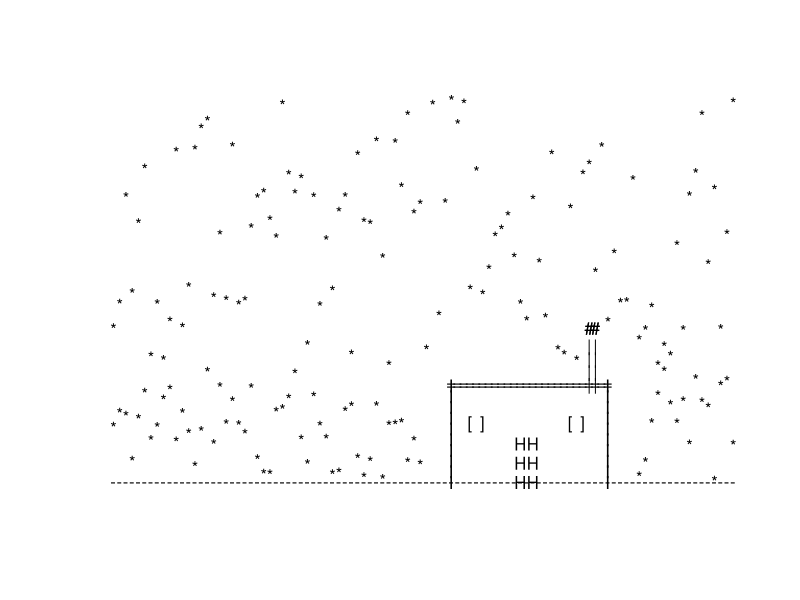
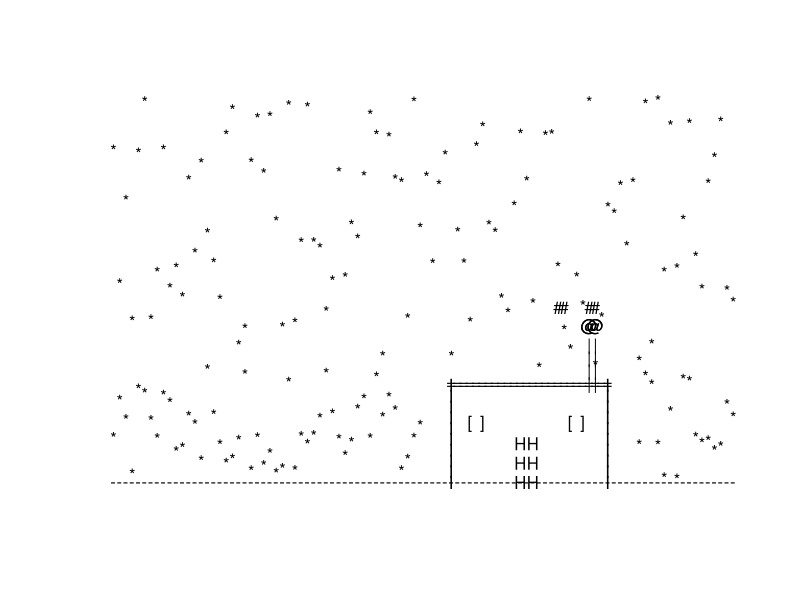
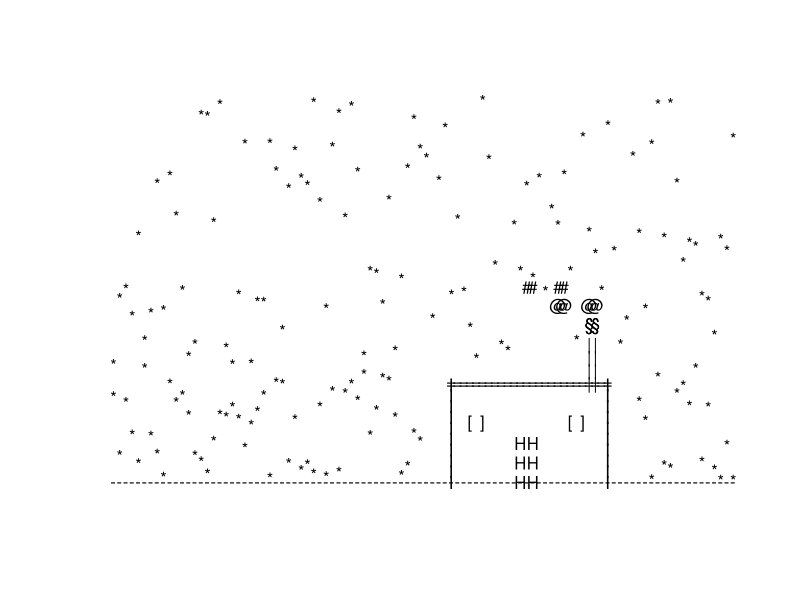
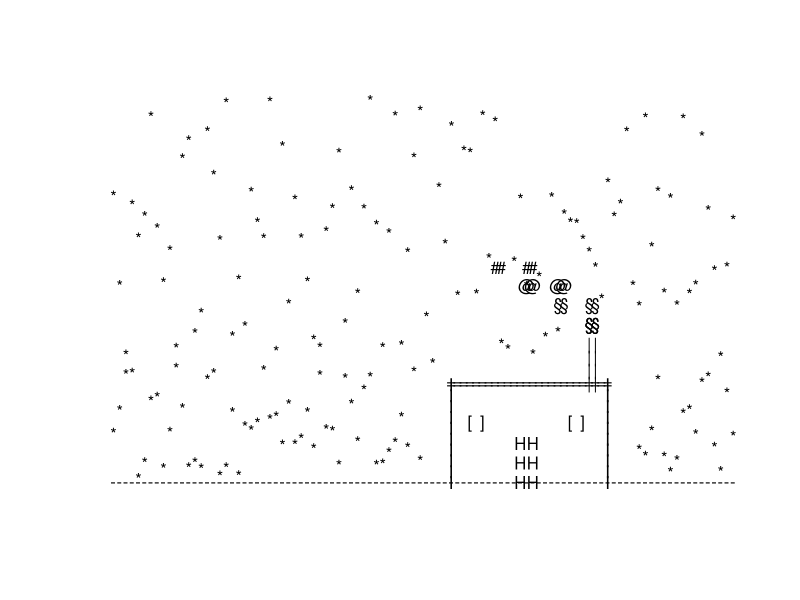
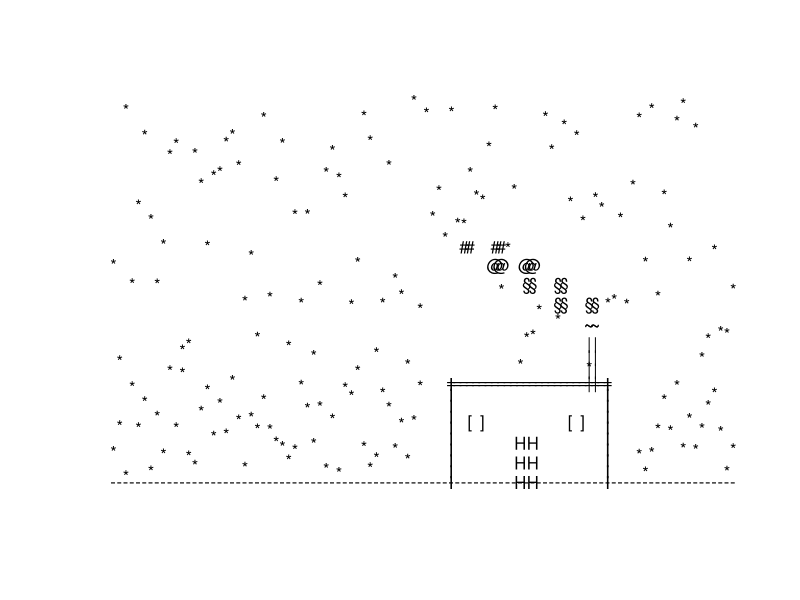
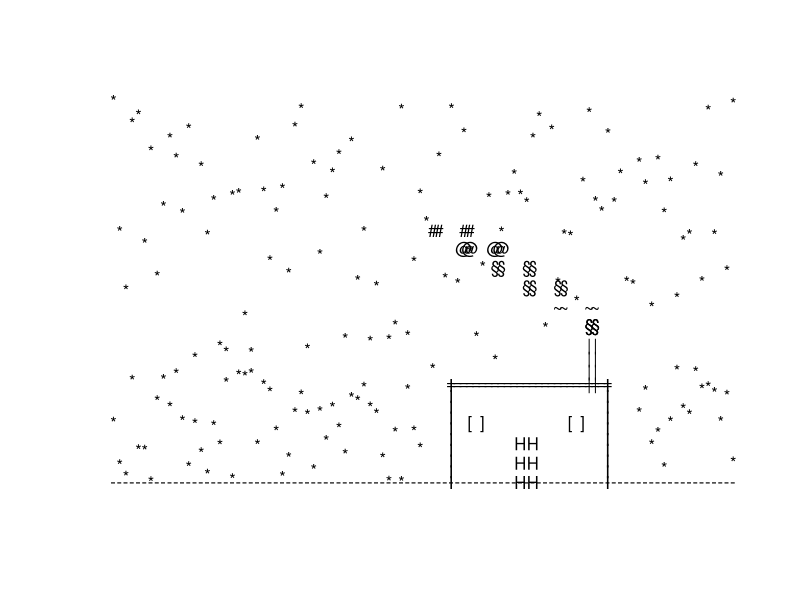
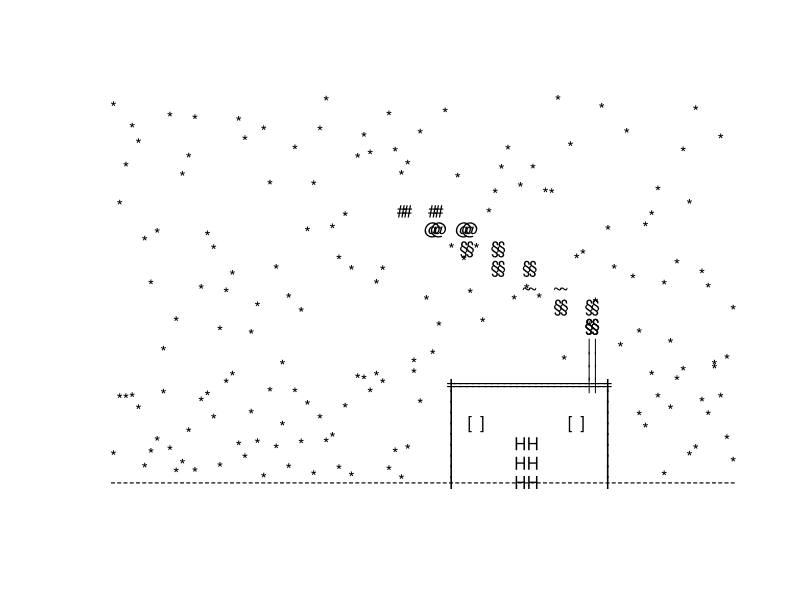
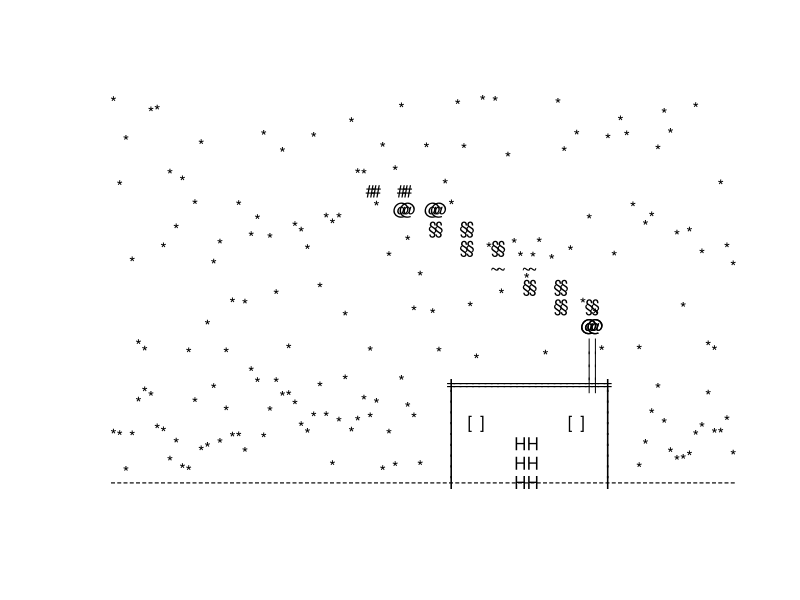

Generate these figures, in order, with R:
## Season's Greetings in R 
## =======================


## for geek level+++, try txtplot ;-)
## uncomment lines 8 and 96
## comment line 98
## library(txtplot) # install this library if needed


rm(list=ls())

maxiter <- 100
n <- 100

{
    stari <- 0
    star <- cbind(0,0,"")
    wind <- round(runif(1,min=-5,max=5),0)
    for (i in 1:maxiter) {
        cat("\014"); cat(rep("\n",50))
       neige <- rbind(
            cbind(
                1:100,
                runif(100,min=0.3,max=1),
                '.'),
            cbind(
                c(1:50,85:100),
                runif(length(c(1:50,85:100)),min=0.01,max=0.3),
                ".")
           )

        if(stari < 0 & runif(1,0,1) < 0.1) {
            theta <- runif(1,min=0,max=2*pi)
            stari <- 11
            star <- cbind(round(runif(1,10,40),1),round(runif(1,0.3,1),2),"#")
        }

        stari <- stari-1
        
        if(stari >= 0 & stari < 10) {
            star <- rbind(
                star,
                cbind(round(as.numeric(star[10-stari,1])+cos(theta),1),
                      round(as.numeric(star[10-stari,2])+sin(theta)/20,2),
                      "#"
                      )
            )
        }

        if(stari < 0 ){
               star <- cbind(0,0,"")
           }

        maison <- rbind(
            cbind(1:100,0,"-"),
            cbind(55:80,0.25,'='),
            cbind(rep(55,10),seq(0,0.25,length=10),'I'),
            cbind(rep(80,10),seq(0,0.25,length=10),'I'),
            cbind(rep(78,4),seq(0.25,0.35,length=4),'|'),
            cbind(rep(77,4),seq(0.25,0.35,length=4),'|'),
            cbind(c(66,68),c(0,0,0.05,0.05,0.1,0.1),'H'),
            c(74,0.15,'['),
            c(76,0.15,']'),
            c(58,0.15,'['),
            c(60,0.15,']')
            )
 
        if (i == 1) {
            fumee <- cbind(rep(c(77,78),2),0.4,rep(sample(c("§","#","@","&"),1),4))
        }
        else {
            fumee <- rbind(
                fumee,
                cbind(c(c(as.numeric(fumee[((4*(i-1))-1),1]),
                          as.numeric(fumee[((4*(i-1))),1])),
                        c(as.numeric(fumee[((4*(i-1))-1),1]),
                          as.numeric(fumee[((4*(i-1))),1]))+wind),
                      as.numeric(fumee[((4*(i-1))-1),2])+0.05,
                      NA##fumee[((4*(i-1))-3):(4*(i-1)),3]
                      )
                )
            fumee[,3] <- c(rep(sample(c("~","@","§"),1),4),fumee[1:(4*(i-1)),3])
        }

        d <- rbind(neige,
                   maison,
                   fumee[as.numeric(fumee[,1])<100 & as.numeric(fumee[,2])<1,],
                   star[as.numeric(star[,1])<100 & as.numeric(star[,2])<1,]
                   )
        
        x <- as.numeric(d[,1])
        y <- as.numeric(d[,2])
        pch <- d[,3]

        ##        txtplot(x,y,pch=pch)
        
        plot(x,y,pch=gsub('\\.','*',pch),xaxt='n',yaxt='n',bty='n',xlab='',ylab='',main=substr("meRRy chRistmas and happy new yeaR !",1,i-29))
        Sys.sleep(.1) 
    }
}
